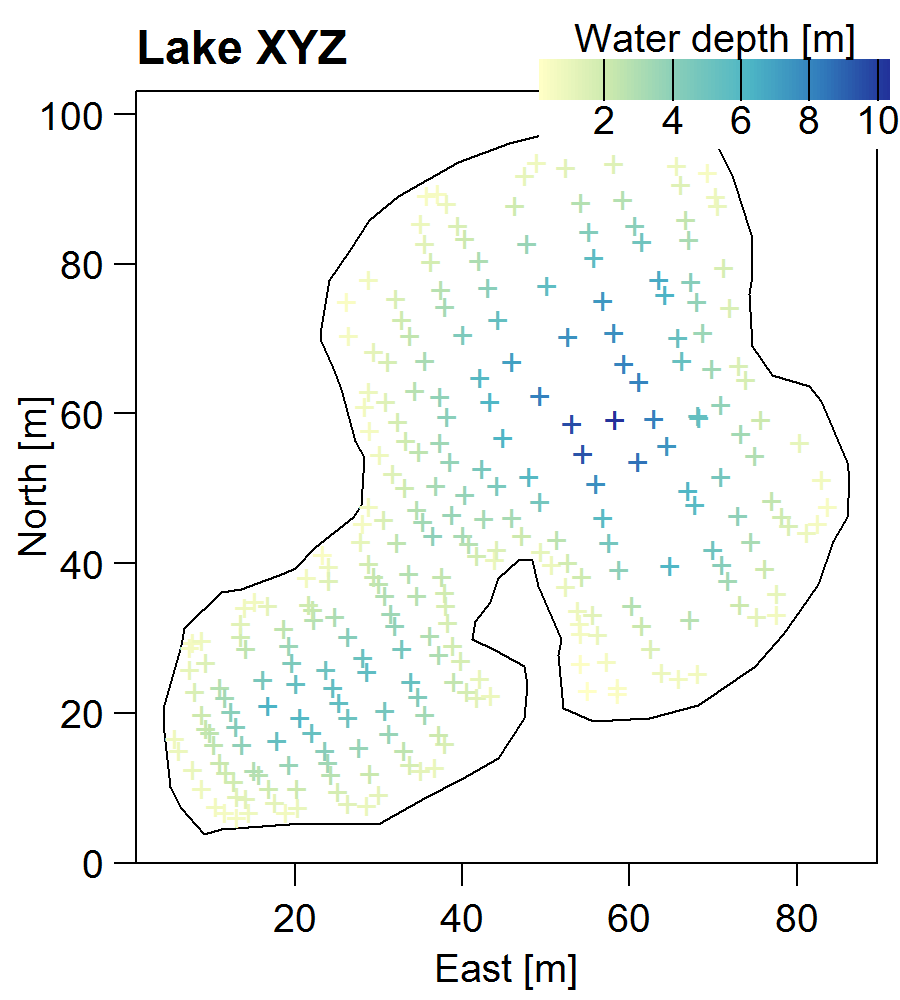

R code for this plot:

# Bathymetry plotting: hue appears useful
# Berry Boessenkool, Nov 2016, [email redacted]

# install.packages("berryFunctions")
# berryFunctions::instGit("brry/berryFunctions") # update to development version
# install.packages("geoR") # if you also want the spatial interpolation part

bathy <- read.table("bathymetry.txt", header=TRUE)
lake <- read.table("bathymetry_lake.txt", header=TRUE)

png("bathymetry.png", width=4.5, height=5, units="in", pointsize=14, res=200)
par(mar=c(3,3,2,0.5), mgp=c(1.8, 0.7, 0))
plot(lake, type="l", las=1, xlab="East [m]", ylab="North [m]")
title(main="Lake XYZ", adj=0)
berryFunctions::colPoints(x,y,depth, data=bathy, pch="+", zlab="Water depth [m]", y1=0.85)
dev.off()


# Spatial Interpolation - Kriging:

library(geoR)
geodata <- as.geodata(bathy)#rbind(bathy, data.frame(lake[-1,],depth=0))
vario_emp <- variog(geodata, max.dist=40)
vario_fit <- variofit(vario_emp) 
ngrid <- 200
grid <- expand.grid(seqR(geodata$coords[,1], extend=0.1, len=ngrid),
                    seqR(geodata$coords[,2], extend=0.1, len=ngrid))
kri_control <- krige.control(type.krige="OK", obj.model=vario_fit)
kri_object  <- krige.conv(geodata, loc=grid, krige=kri_control)

# spatially interpolated regular grid map:
colors <- berryFunctions::seqPal(100)

png("bathymetry_kriging.png", width=4.5, height=5, units="in", pointsize=14, res=200)
par(mar=c(3,3,2,0.5), mgp=c(1.8, 0.7, 0))
plot(lake, type="l", las=1, xlab="East [m]", ylab="North [m]")
title(main="Lake XYZ", adj=0)
image(kri_object, col=colors, add=TRUE)
lines(lake)
box()
colPointsLegend(bathy$depth, title="Water depth [m]", y1=0.85, density=FALSE)
dev.off()
